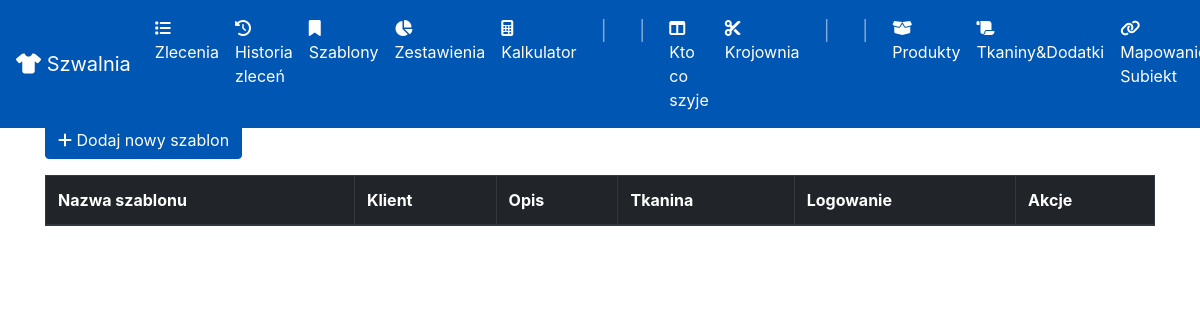
/order_templates, run on an earlier commit of the app's database.
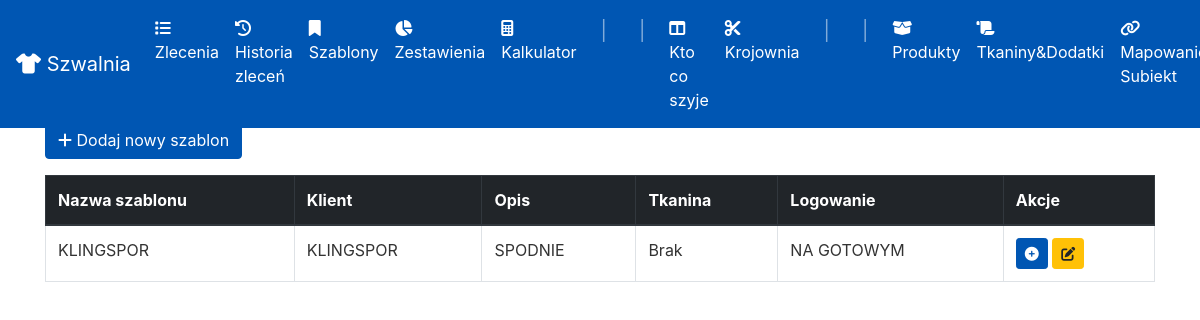
And on a later commit of the database.
### app/models.py (models this page shows, shortened)
class OrderTemplate(db.Model):
    id = db.Column(db.Integer, primary_key=True)
    template_name = db.Column(db.String(100), nullable=False, unique=True)
    client_name = db.Column(db.String(100), nullable=False)
    description = db.Column(db.Text, nullable=False)
    created_at = db.Column(db.DateTime, default=datetime.utcnow)
    login_info = db.Column(db.Text, nullable=True)
    fabrics = db.relationship('TemplateFabric', cascade="all, delete-orphan")

### app/routes.py (the view)
@app.route('/order_templates')
def order_templates():
    templates = OrderTemplate.query.order_by(OrderTemplate.created_at.desc()).all()
    return render_template('order_templates_list.html', templates=templates)

### app/routes.py (called while the page is built)
@app.context_processor
def inject_in_progress_orders():
    all_in_progress = Order.query.filter_by(status='W REALIZACJI').order_by(Order.deadline).all()
    krojownia_orders = []
    szwalnia_orders = []
    for order in all_in_progress:
        order.total_quantity = sum(item.quantity for item in order.order_items)
        if order.cutting_table == 'skrojone' and order.assigned_team is not None:
            szwalnia_orders.append(order)
        elif order.cutting_table is not None and order.cutting_table != 'skrojone':
            krojownia_orders.append(order)
    return dict(krojownia_in_progress=krojownia_orders, szwalnia_in_progress=szwalnia_orders)

### app/templates/order_templates_list.html (shortened to what this page needs)
{% extends "base.html" %}
{% block content %}
<h2>Szablony Zleceń</h2>
<a href="{{ url_for('new_template') }}" class="btn btn-primary mb-3">
    <i class="fas fa-plus"></i> Dodaj nowy szablon
</a>
<table class="table table-bordered table-hover">
    <thead class="thead-dark">
        <tr>
            <th>Nazwa szablonu</th>
            <th>Klient</th>
            <th>Opis</th>
            <th>Tkanina</th>
            <th>Logowanie</th>
            <th>Akcje</th>
        </tr>
    </thead>
    <tbody>
    {% for template in templates %}
        <tr>
            <td>{{ template.template_name }}</td>
            <td>{{ template.client_name }}</td>
            <td>{{ template.description }}</td>
            <td>{{ template.fabric.name if template.fabric else 'Brak' }}</td>
            <td>{{ template.login_info or 'Brak' }}</td>
            <td>
                <a href="{{ url_for('new_order', template_id=template.id) }}" class="btn btn-sm btn-primary" title="Utwórz z szablonu"><i class="fas fa-plus-circle"></i></a>
                <a href="{{ url_for('edit_template', template_id=template.id) }}" class="btn btn-sm btn-warning" title="Edytuj"><i class="fas fa-edit"></i></a>
            </td>
        </tr>
    {% endfor %}
    </tbody>
</table>
{% endblock %}

What changed in the data, as far as the page shows it:
added OrderTemplate: template_name "KLINGSPOR", client_name "KLINGSPOR", description "SPODNIE", fabric "Brak", login_info "NA GOTOWYM"
